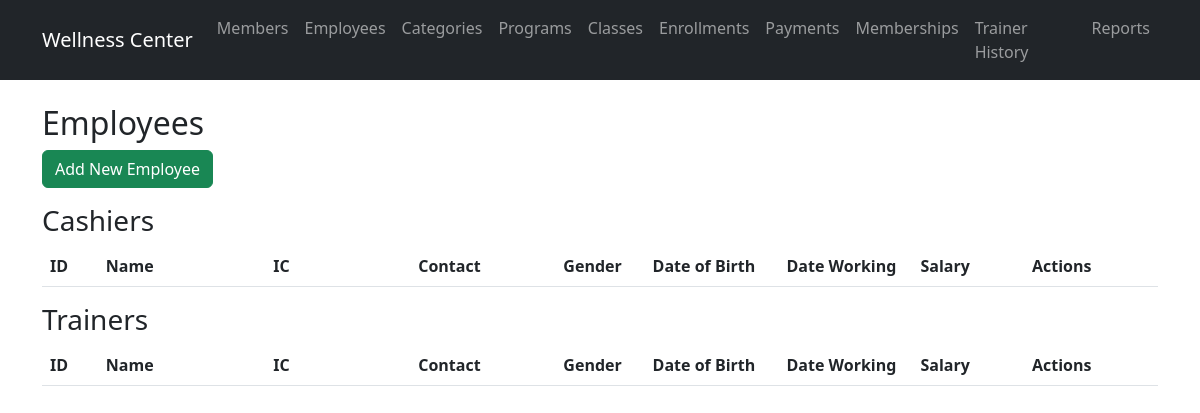
/routes/employees/view.php, run on an earlier commit of the app's database.
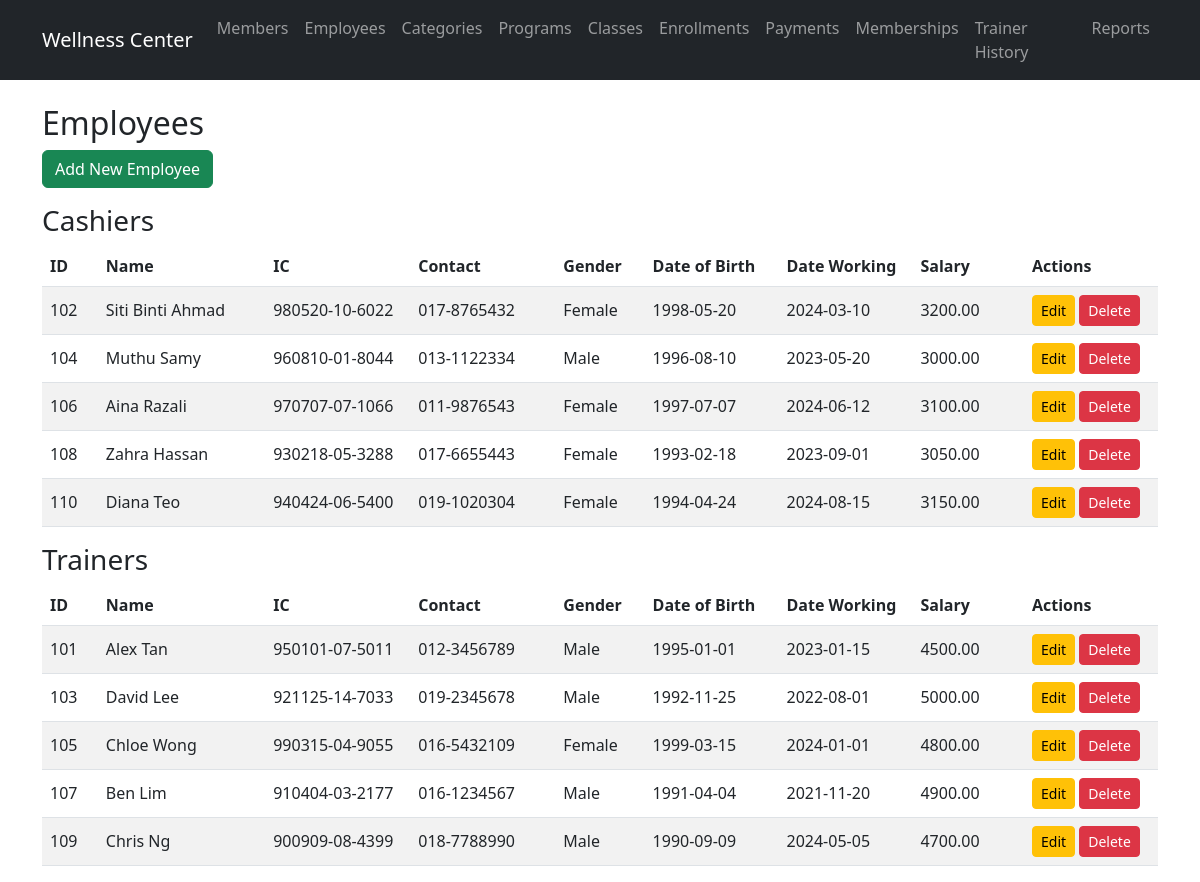
And on a later commit of the database.
### tables this page shows
CREATE TABLE `employee` (
  `employee_id` int(11) NOT NULL,
  `employee_name` varchar(100) NOT NULL,
  `employee_ic` varchar(20) NOT NULL,
  `employee_contact` varchar(30) NOT NULL,
  `gender` varchar(10) DEFAULT NULL,
  `date_of_birth` date DEFAULT NULL,
  `date_working` date DEFAULT NULL,
  `employee_salary` decimal(10,2) DEFAULT NULL,
  `employee_type` enum('C','T') NOT NULL
);

### models/Employee.php (called while the page is built, shortened)
<?php
require_once __DIR__ . '/../config/database.php';
class Employee {
    public $pdo;
    public function __construct() {
        global $pdo;
        $this->pdo = $pdo;
    }
    public function getAll() {
        $stmt = $this->pdo->query("SELECT * FROM employee");
        return $stmt->fetchAll(PDO::FETCH_ASSOC);
    }
}

### routes/employees/view.php (the view, shortened to what this page needs)
<?php
require_once '../../models/Employee.php';
$employee = new Employee();
$employees = $employee->getAll();
$cashiers = array_filter($employees, function($e) { return $e['employee_type'] === 'C'; });
$trainers = array_filter($employees, function($e) { return $e['employee_type'] === 'T'; });
include '../../views/header.php';
?>
<h2>Employees</h2>
<a href="create.php" class="btn btn-success mb-3">Add New Employee</a>
<h3>Cashiers</h3>
<div class="table-responsive">
<table class="table table-striped align-middle text-wrap" style="word-break:break-word; table-layout:fixed;">
    <thead>
        <tr>
            <th style="width: 5%">ID</th>
            <th style="width: 15%">Name</th>
            <th style="width: 13%">IC</th>
            <th style="width: 13%">Contact</th>
            <th style="width: 8%">Gender</th>
            <th style="width: 12%">Date of Birth</th>
            <th style="width: 12%">Date Working</th>
            <th style="width: 10%">Salary</th>
            <th style="width: 12%">Actions</th>
        </tr>
    </thead>
    <tbody>
        <?php foreach ($cashiers as $e): ?>
        <tr>
            <td><?php echo $e['employee_id']; ?></td>
            <td><?php echo $e['employee_name']; ?></td>
            <td><?php echo $e['employee_ic']; ?></td>
            <td><?php echo $e['employee_contact']; ?></td>
            <td><?php echo $e['gender']; ?></td>
            <td><?php echo $e['date_of_birth']; ?></td>
            <td><?php echo $e['date_working']; ?></td>
            <td><?php echo $e['employee_salary']; ?></td>
            <td>
                <a href="edit.php?id=<?php echo $e['employee_id']; ?>" class="btn btn-warning btn-sm">Edit</a>
                <button type="button" class="btn btn-danger btn-sm" data-bs-toggle="modal" data-bs-target="#deleteModal" data-employee-id="<?php echo $e['employee_id']; ?>" data-employee-name="<?php echo htmlspecialchars($e['employee_name']); ?>">Delete</button>
            </td>
        </tr>
        <?php endforeach; ?>
    </tbody>
    </table>
</div>
<h3>Trainers</h3>
<div class="table-responsive">
<table class="table table-striped align-middle text-wrap" style="word-break:break-word; table-layout:fixed;">
    <thead>
        <tr>
            <th style="width: 5%">ID</th>
            <th style="width: 15%">Name</th>
            <th style="width: 13%">IC</th>
            <th style="width: 13%">Contact</th>
            <th style="width: 8%">Gender</th>
            <th style="width: 12%">Date of Birth</th>
            <th style="width: 12%">Date Working</th>
            <th style="width: 10%">Salary</th>
            <th style="width: 12%">Actions</th>
        </tr>
    </thead>
    <tbody>
        <?php foreach ($trainers as $e): ?>
        <tr>
            <td><?php echo $e['employee_id']; ?></td>
            <td><?php echo $e['employee_name']; ?></td>
            <td><?php echo $e['employee_ic']; ?></td>
            <td><?php echo $e['employee_contact']; ?></td>
            <td><?php echo $e['gender']; ?></td>
            <td><?php echo $e['date_of_birth']; ?></td>
            <td><?php echo $e['date_working']; ?></td>
            <td><?php echo $e['employee_salary']; ?></td>
            <td>
                <a href="edit.php?id=<?php echo $e['employee_id']; ?>" class="btn btn-warning btn-sm">Edit</a>
                <button type="button" class="btn btn-danger btn-sm" data-bs-toggle="modal" data-bs-target="#deleteModal" data-employee-id="<?php echo $e['employee_id']; ?>" data-employee-name="<?php echo htmlspecialchars($e['employee_name']); ?>">Delete</button>
            </td>
        </tr>
        <?php endforeach; ?>
    </tbody>
    </table>
</div>
<?php include '../../views/footer.php'; ?>

### views/header.php (shortened to what this page needs)
<!DOCTYPE html>
<html lang="en">
<head>
    <link href="https://cdn.jsdelivr.net/npm/bootstrap@5.3.0/dist/css/bootstrap.min.css" rel="stylesheet">
</head>
<body>
    <nav class="navbar navbar-expand-lg navbar-dark bg-dark">
        <div class="container">
            <a class="navbar-brand" href="/Database-Project/index.php">Wellness Center</a>
            <div class="navbar-nav">
                <a class="nav-link" href="/Database-Project/routes/members/view.php">Members</a>
                <a class="nav-link" href="/Database-Project/routes/employees/view.php">Employees</a>
                <a class="nav-link" href="/Database-Project/routes/programcategories/view.php">Categories</a>
                <a class="nav-link" href="/Database-Project/routes/programs/view.php">Programs</a>
                <a class="nav-link" href="/Database-Project/routes/classes/view.php">Classes</a>
                <a class="nav-link" href="/Database-Project/routes/enrollments/view.php">Enrollments</a>
                <a class="nav-link" href="/Database-Project/routes/payments/view.php">Payments</a>
                <a class="nav-link" href="/Database-Project/routes/memberships/view.php">Memberships</a>
                <a class="nav-link" href="/Database-Project/routes/trainerprogramhistory/view.php">Trainer History</a>
                <a class="nav-link" href="/Database-Project/reports.php">Reports</a>
            </div>
        </div>
    </nav>
    <div class="container mt-4">

### views/footer.php (shortened to what this page needs)
    </div>
</body>
</html>

What changed in the data, as far as the page shows it:
added employee: employee_id "102", employee_name "Siti Binti Ahmad", employee_ic "980520-10-6022", employee_contact "017-8765432", gender "Female", date_of_birth "1998-05-20", date_working "2024-03-10", employee_salary "3200.00", shown under "Cashiers"
added employee: employee_id "104", employee_name "Muthu Samy", employee_ic "960810-01-8044", employee_contact "013-1122334", gender "Male", date_of_birth "1996-08-10", date_working "2023-05-20", employee_salary "3000.00", shown under "Cashiers"
added employee: employee_id "106", employee_name "Aina Razali", employee_ic "970707-07-1066", employee_contact "011-9876543", gender "Female", date_of_birth "1997-07-07", date_working "2024-06-12", employee_salary "3100.00", shown under "Cashiers"
added employee: employee_id "108", employee_name "Zahra Hassan", employee_ic "930218-05-3288", employee_contact "017-6655443", gender "Female", date_of_birth "1993-02-18", date_working "2023-09-01", employee_salary "3050.00", shown under "Cashiers"
added employee: employee_id "110", employee_name "Diana Teo", employee_ic "940424-06-5400", employee_contact "019-1020304", gender "Female", date_of_birth "1994-04-24", date_working "2024-08-15", employee_salary "3150.00", shown under "Cashiers"
added employee: employee_id "101", employee_name "Alex Tan", employee_ic "950101-07-5011", employee_contact "012-3456789", gender "Male", date_of_birth "1995-01-01", date_working "2023-01-15", employee_salary "4500.00", shown under "Trainers"
added employee: employee_id "103", employee_name "David Lee", employee_ic "921125-14-7033", employee_contact "019-2345678", gender "Male", date_of_birth "1992-11-25", date_working "2022-08-01", employee_salary "5000.00", shown under "Trainers"
added employee: employee_id "105", employee_name "Chloe Wong", employee_ic "990315-04-9055", employee_contact "016-5432109", gender "Female", date_of_birth "1999-03-15", date_working "2024-01-01", employee_salary "4800.00", shown under "Trainers"
added employee: employee_id "107", employee_name "Ben Lim", employee_ic "910404-03-2177", employee_contact "016-1234567", gender "Male", date_of_birth "1991-04-04", date_working "2021-11-20", employee_salary "4900.00", shown under "Trainers"
added employee: employee_id "109", employee_name "Chris Ng", employee_ic "900909-08-4399", employee_contact "018-7788990", gender "Male", date_of_birth "1990-09-09", date_working "2024-05-05", employee_salary "4700.00", shown under "Trainers"
